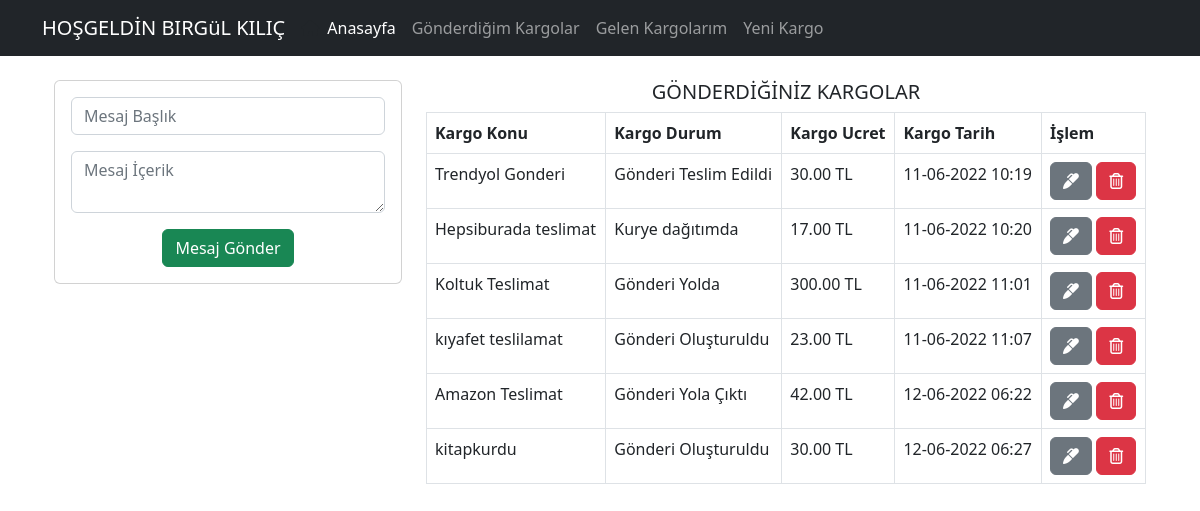
The page /anasayfa.php (signed in) on the database its author committed.
### tables this page shows
CREATE TABLE IF NOT EXISTS `tblgonderiler` (
  `gonderiID` int(11) NOT NULL AUTO_INCREMENT,
  `gonderenID` int(11) DEFAULT NULL,
  `aliciID` int(11) DEFAULT NULL,
  `gonderiKonu` varchar(500) DEFAULT NULL,
  `gonderiIcerik` varchar(500) DEFAULT NULL,
  `gonderiAciklama` varchar(500) DEFAULT NULL,
  `gonderiAgirlik` varchar(500) DEFAULT NULL,
  `gonderiEbatlar` varchar(500) DEFAULT NULL,
  `gonderiDurum` varchar(500) DEFAULT NULL,
  `gonderiUcret` varchar(100) DEFAULT NULL,
  `tarih` varchar(300) DEFAULT NULL,
  PRIMARY KEY (`gonderiID`)
);

### anasayfa.php (the view, shortened to what this page needs)
<?php include("db.php"); ?>
<?php include('includes/header.php'); ?>
<main class="container p-4">
  <div class="row">
    <div class="col-md-4">
      <div class="card card-body text-center">
        <form action="mesajgonder.php" method="POST">
          <div class="form-group mb-3">
            <input type="text" name="baslik" class="form-control" placeholder="Mesaj Başlık" autofocus>
          </div>
          <div class="form-group mb-3">
            <textarea name="mesaj" rows="2" class="form-control" placeholder="Mesaj İçerik"></textarea>
          </div>
          <input type="submit" name="mesaj_gonder" class="btn btn-success btn-block" value="Mesaj Gönder">
        </form>
      </div>
    </div>
    <div class="col-md-8">
          <?php if (isset($_SESSION['kullaniciID'])) { ?>
      <div class="title text-center"><h5>GÖNDERDİĞİNİZ KARGOLAR</h5></div>
      <table class="table table-bordered">
        <thead>
          <tr>
            <th>Kargo Konu</th>
            <th>Kargo Durum</th>
            <th>Kargo Ucret</th>
            <th>Kargo Tarih</th>
            <th>İşlem</th>
          </tr>
        </thead>
        <tbody>
          <?php
          $query = "SELECT * FROM tblgonderiler WHERE gonderenID=".$_SESSION['kullaniciID']."";
          $result_tasks = mysqli_query($conn, $query);
          while($row = mysqli_fetch_assoc($result_tasks)) { ?>
          <tr>
            <td><?php echo $row['gonderiKonu']; ?></td>
            <td><?php echo $row['gonderiDurum']; ?></td>
            <td><?php echo $row['gonderiUcret']; ?></td>
            <td><?php echo $row['tarih']; ?></td>
            <td>
              <a href="gonderiduzenle.php?id=<?php echo $row['gonderiID']?>" class="btn btn-secondary">
                <i class="fas fa-marker"></i>
              </a>
              <a href="gonderisil.php?id=<?php echo $row['gonderiID']?>" class="btn btn-danger">
                <i class="far fa-trash-alt"></i>
              </a>
            </td>
          </tr>
          <?php } ?>
        </tbody>
      </table>
    </div>
    <?php } ?>
  </div>
</main>
<?php include('includes/footer.php'); ?>

### includes/header.php (shortened to what this page needs)
<!DOCTYPE html>
<html lang="en">
  <head>
    <link href="https://cdn.jsdelivr.net/npm/bootstrap@5.2.0-beta1/dist/css/bootstrap.min.css" rel="stylesheet">
    <link rel="stylesheet" href="https://cdnjs.cloudflare.com/ajax/libs/font-awesome/6.1.1/css/all.min.css" />
<script src="https://cdn.jsdelivr.net/npm/bootstrap@5.2.0-beta1/dist/js/bootstrap.bundle.min.js"></script>  </head>
  <body>
  <nav class="navbar navbar-expand-md navbar-dark bg-dark">
      <div class="container">
      <a class="navbar-brand" href="index.php">HOŞGELDİN <?= strtoupper($_SESSION['adSoyad'] )?></a>
          <i class="fa-solid fa-house"></i>
        <div id="mobile" class="collapse navbar-collapse">
          <ul class="navbar-nav me-auto">
            <li class="navbar-item">
              <a href="anasayfa.php" class="nav-link active">Anasayfa</a>
            </li>
            <li class="navbar-item">
              <a href="gidenkargo.php" class="nav-link">Gönderdiğim Kargolar</a>
            </li>
            <li class="navbar-item">
              <a href="gelenkargo.php" class="nav-link">Gelen Kargolarım</a>
            </li>
            <li class="navbar-item">
              <a href="yenikargo.php" class="nav-link">Yeni Kargo</a>
            </li>
          </ul>
        </div>
      </div>
    </nav>

### includes/footer.php (shortened to what this page needs)
</body>
</html>

### rows shown on the page
tblgonderiler: gonderiKonu "Trendyol Gonderi", gonderiDurum "Gönderi Teslim Edildi", gonderiUcret "30.00 TL", tarih "11-06-2022 10:19"
tblgonderiler: gonderiKonu "Hepsiburada teslimat", gonderiDurum "Kurye dağıtımda", gonderiUcret "17.00 TL", tarih "11-06-2022 10:20"
tblgonderiler: gonderiKonu "Koltuk Teslimat", gonderiDurum "Gönderi Yolda", gonderiUcret "300.00 TL", tarih "11-06-2022 11:01"
tblgonderiler: gonderiKonu "kıyafet teslilamat", gonderiDurum "Gönderi Oluşturuldu", gonderiUcret "23.00 TL", tarih "11-06-2022 11:07"
tblgonderiler: gonderiKonu "Amazon Teslimat", gonderiDurum "Gönderi Yola Çıktı", gonderiUcret "42.00 TL", tarih "12-06-2022 06:22"
tblgonderiler: gonderiKonu "kitapkurdu", gonderiDurum "Gönderi Oluşturuldu", gonderiUcret "30.00 TL", tarih "12-06-2022 06:27"

### other values the page prints
$_SESSION['adSoyad'] "BIRGüL KILIÇ"
